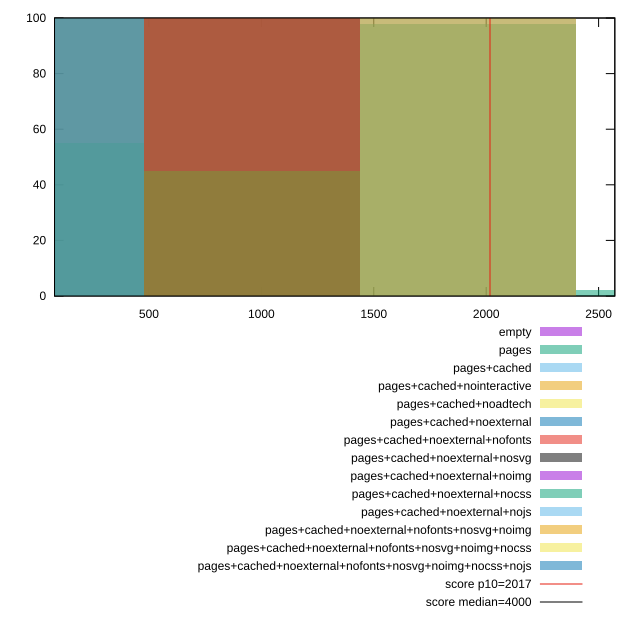

Write gnuplot code to recreate this figure.
reset

$empty <<EOF
0 100
EOF

$pages <<EOF
1918.3307375179622 98
2877.4961062769435 2
EOF

$pagesCached <<EOF
1918.3307375179622 100
EOF

$pagesCachedNointeractive <<EOF
1918.3307375179622 100
EOF

$pagesCachedNoadtech <<EOF
959.1653687589811 100
EOF

$pagesCachedNoexternal <<EOF
959.1653687589811 100
EOF

$pagesCachedNoexternalNofonts <<EOF
959.1653687589811 100
EOF

$pagesCachedNoexternalNosvg <<EOF
959.1653687589811 100
EOF

$pagesCachedNoexternalNoimg <<EOF
959.1653687589811 100
EOF

$pagesCachedNoexternalNocss <<EOF
0 55
959.1653687589811 45
EOF

$pagesCachedNoexternalNojs <<EOF
0 100
EOF

$pagesCachedNoexternalNofontsNosvgNoimg <<EOF
959.1653687589811 100
EOF

$pagesCachedNoexternalNofontsNosvgNoimgNocss <<EOF
0 100
EOF

$pagesCachedNoexternalNofontsNosvgNoimgNocssNojs <<EOF
0 100
EOF

set key outside below
set boxwidth 959.1653687589811
set xrange [80.164:2572.1599999999935]
set yrange [0:100]
set trange [0:100]
set style fill transparent solid 0.5 noborder

set parametric
set terminal svg size 640, 620 enhanced background rgb 'white'
set output "report_00008_2021-01-22T20:58:29.167/mainthread-work-breakdown/comparison/histogram/all_raw.svg"

plot $empty title "empty" with boxes, \
     $pages title "pages" with boxes, \
     $pagesCached title "pages+cached" with boxes, \
     $pagesCachedNointeractive title "pages+cached+nointeractive" with boxes, \
     $pagesCachedNoadtech title "pages+cached+noadtech" with boxes, \
     $pagesCachedNoexternal title "pages+cached+noexternal" with boxes, \
     $pagesCachedNoexternalNofonts title "pages+cached+noexternal+nofonts" with boxes, \
     $pagesCachedNoexternalNosvg title "pages+cached+noexternal+nosvg" with boxes, \
     $pagesCachedNoexternalNoimg title "pages+cached+noexternal+noimg" with boxes, \
     $pagesCachedNoexternalNocss title "pages+cached+noexternal+nocss" with boxes, \
     $pagesCachedNoexternalNojs title "pages+cached+noexternal+nojs" with boxes, \
     $pagesCachedNoexternalNofontsNosvgNoimg title "pages+cached+noexternal+nofonts+nosvg+noimg" with boxes, \
     $pagesCachedNoexternalNofontsNosvgNoimgNocss title "pages+cached+noexternal+nofonts+nosvg+noimg+nocss" with boxes, \
     $pagesCachedNoexternalNofontsNosvgNoimgNocssNojs title "pages+cached+noexternal+nofonts+nosvg+noimg+nocss+nojs" with boxes, \
     2017,t title "score p10=2017", \
     4000,t title "score median=4000"

reset
